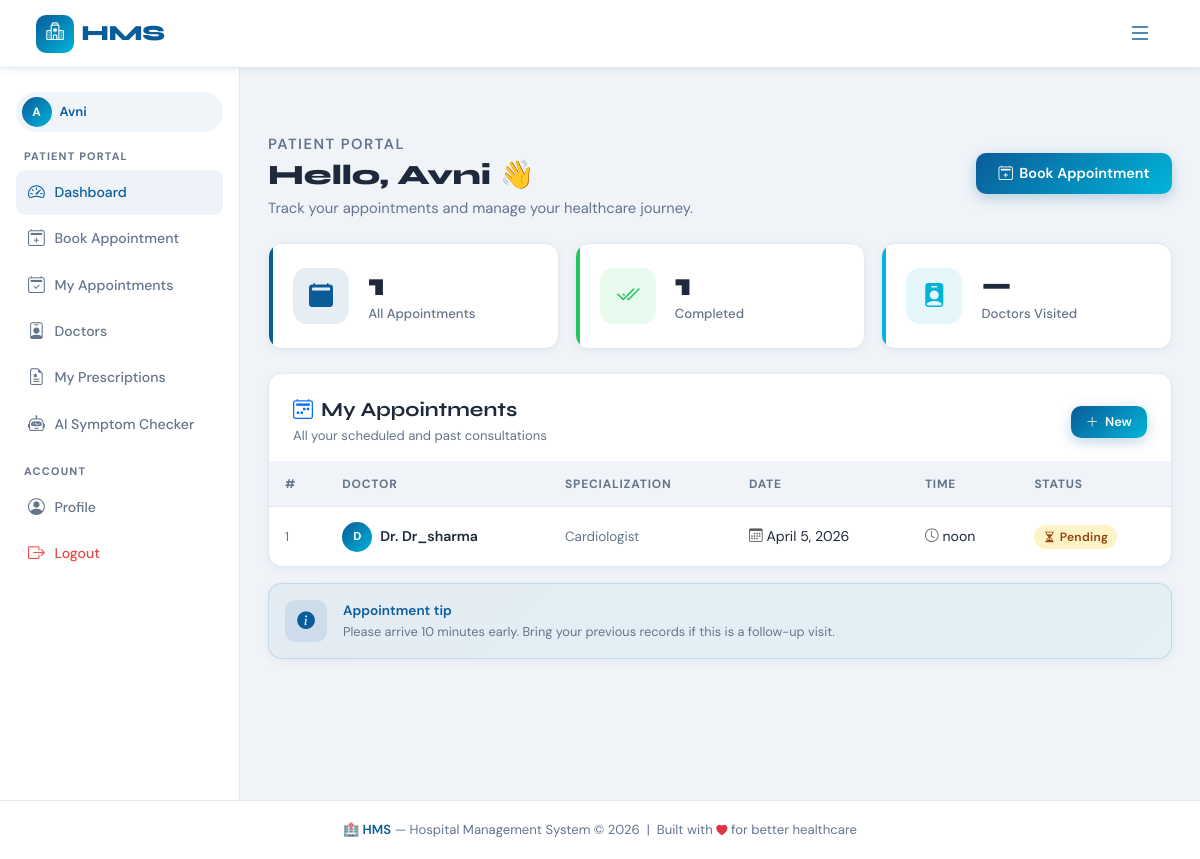
Page / (signed in) on the earlier database version.
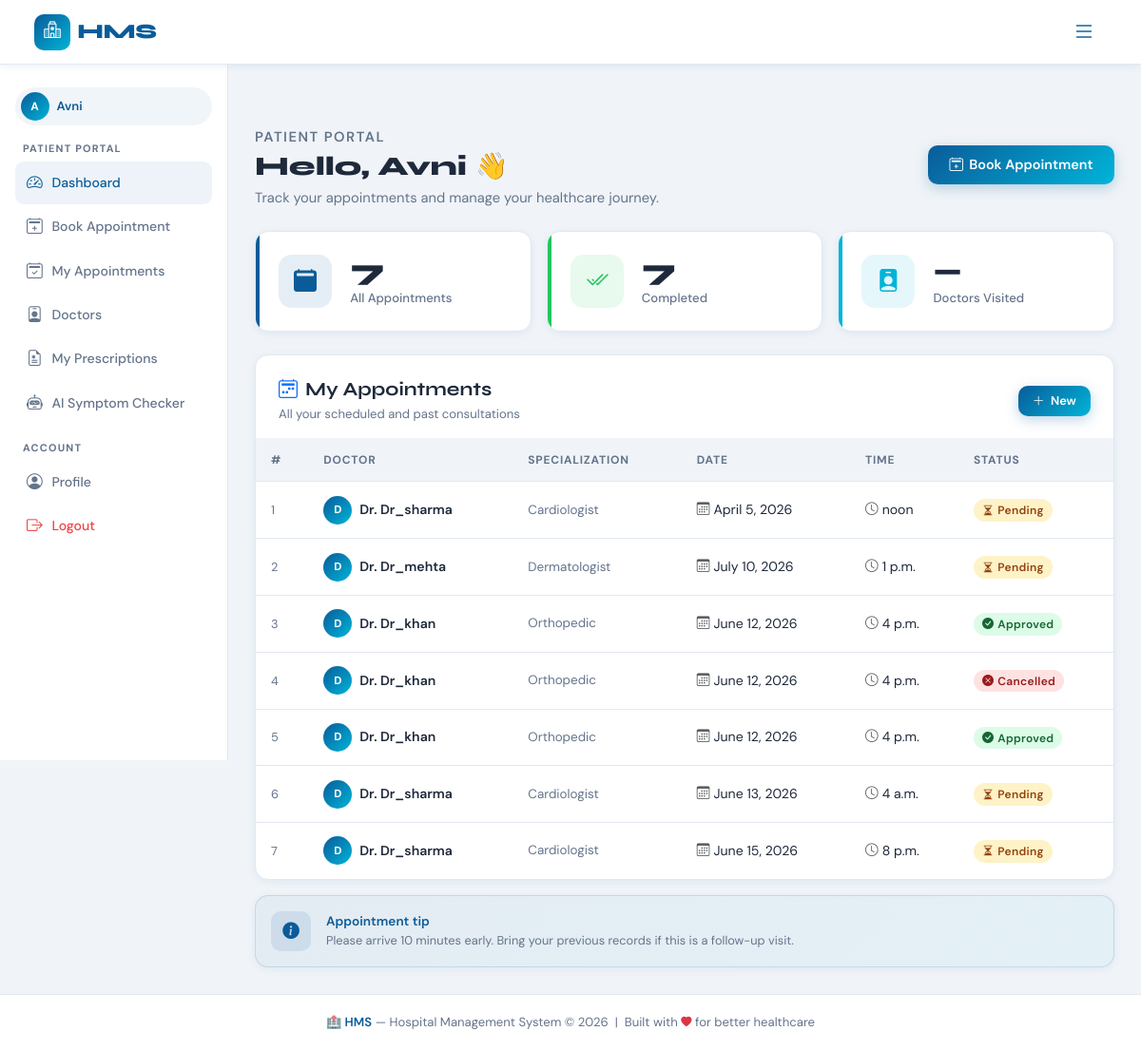
Same page on the later database version.
### appointments/models.py (models this page shows, shortened)
class Appointment(models.Model):
    STATUS_CHOICES = (
        ('Pending', 'Pending'),
        ('Approved', 'Approved'),
        ('Completed', 'Completed'),
        ('Cancelled', 'Cancelled'),
    )
    doctor = models.ForeignKey(Doctor, on_delete=models.CASCADE)
    patient = models.ForeignKey(Patient, on_delete=models.CASCADE)
    date = models.DateField()
    time = models.TimeField()
    status = models.CharField(max_length=20, choices=STATUS_CHOICES, default='Pending')

### doctors/models.py (models this page shows, shortened)
class Doctor(models.Model):
    user = models.OneToOneField(
        User,
        on_delete=models.CASCADE
    )
    specialization = models.CharField(
        max_length=100
    )
    phone = models.CharField(
        max_length=15
    )

### accounts/models.py (models this page shows)
class User(AbstractUser):
    ROLE_CHOICES = (
        ('admin', 'Admin'),
        ('doctor', 'Doctor'),
        ('patient', 'Patient'),
    )
    role = models.CharField(max_length=10, choices=ROLE_CHOICES)

### core/views.py (the view, shortened to what this page needs)
# urls.py: path('', dashboard, name='dashboard'),
@login_required(login_url='login')
def dashboard(request):
    user = request.user
    if user.role == 'admin':
        context = {
            'total_doctors': Doctor.objects.count(),
            'total_patients': Patient.objects.count(),
            'total_appointments': Appointment.objects.count(),
            'appointments': Appointment.objects.all().order_by('-id')[:5],
            'status_items': [
                {
                    'label': 'Database',
                    'value': 'Online',
                    'ok': True
                },
                {
                    'label': 'Booking System',
                    'value': 'Active',
                    'ok': True
                },
                {
                    'label': 'Notifications',
                    'value': 'Pending',
                    'ok': False
                },
            ]
        }
        return render(
            request,
            'dashboards/admin.html',
            context
        )
    elif user.role == 'patient':
        patient = Patient.objects.get(user=user)
        appointments = Appointment.objects.filter(
            patient=patient
        )
        context = {
            'patient': patient,
            'appointments': appointments,
        }
        return render(
            request,
            'dashboards/patient.html',
            context
        )
    return redirect('login')

### templates/dashboards/patient.html (shortened to what the changed rows need)
{% extends 'base.html' %}
{% block content %}
<div class="hms-layout">
  <main class="hms-content">
    <div class="page-header fade-up">
      <div class="d-flex align-items-center justify-content-between flex-wrap gap-2">
        <div>
          <h1>Hello, {{ user.username }} 👋</h1>
        </div>
      </div>
    </div>
    <div class="row g-3 mb-4">
      <div class="col-sm-4 fade-up fade-up-d1">
        <div class="stat-card blue">
          <div>
            <div class="stat-value">{{ appointments|length }}</div>
            <div class="stat-label">All Appointments</div>
          </div>
        </div>
      </div>
      <div class="col-sm-4 fade-up fade-up-d2">
        <div class="stat-card green">
          <div>
            <div class="stat-value">
              {% with approved=0 %}
              {{ appointments|length }}
              {% endwith %}
            </div>
            <div class="stat-label">Completed</div>
          </div>
        </div>
      </div>
    </div>
    <div class="hms-card p-0 overflow-hidden fade-up fade-up-d2">
      <div class="table-responsive">
        <table class="hms-table">
          <thead>
            <tr>
              <th>#</th>
              <th>Doctor</th>
              <th>Specialization</th>
              <th>Date</th>
              <th>Time</th>
              <th>Status</th>
            </tr>
          </thead>
          <tbody>
            {% for appt in appointments %}
            <tr>
              <td style="color:var(--hms-muted);font-size:.8rem">{{ forloop.counter }}</td>
              <td>
                <div class="d-flex align-items-center gap-2">
                  <div class="nav-avatar" style="width:30px;height:30px;font-size:.72rem;background:linear-gradient(135deg,#0A5C99,#00B4D8)">
                    {{ appt.doctor.user.username|first|upper }}
                  </div>
                  <div>
                    <div style="font-weight:600;font-size:.88rem">Dr. {{ appt.doctor.user.username }}</div>
                  </div>
                </div>
              </td>
              <td style="font-size:.84rem;color:var(--hms-muted)">
                {{ appt.doctor.specialization|default:"—" }}
              </td>
              <td>
                <div class="d-flex align-items-center gap-1">
                  <i class="bi bi-calendar3 text-muted" style="font-size:.85rem"></i>
                  <span>{{ appt.date }}</span>
                </div>
              </td>
              <td>
                <div class="d-flex align-items-center gap-1">
                  <i class="bi bi-clock text-muted" style="font-size:.85rem"></i>
                  <span>{{ appt.time }}</span>
                </div>
              </td>
              <td>
                {% if appt.status == 'Approved' %}
                  <span class="hms-badge badge-approved">
                    <i class="bi bi-check-circle-fill me-1"></i>Approved
                  </span>
                {% elif appt.status == 'Pending' %}
                  <span class="hms-badge badge-pending">
                    <i class="bi bi-hourglass-split me-1"></i>Pending
                  </span>
                {% else %}
                  <span class="hms-badge badge-cancelled">
                    <i class="bi bi-x-circle-fill me-1"></i>Cancelled
                  </span>
                {% endif %}
              </td>
            </tr>
            {% endfor %}
          </tbody>
        </table>
      </div>
    </div>
  </main>
</div>
{% endblock %}

Differences in the rows shown:
added Appointment: doctor.user.username|first "D", doctor.user.username "Dr_mehta", doctor.specialization "Dermatologist", date "July 10, 2026", time "1 p.m.", status "Pending" (drawn)
added Appointment: doctor.user.username|first "D", doctor.user.username "Dr_khan", doctor.specialization "Orthopedic", date "June 12, 2026", time "4 p.m.", status "Approved" (drawn)
added Appointment: doctor.user.username|first "D", doctor.user.username "Dr_khan", doctor.specialization "Orthopedic", date "June 12, 2026", time "4 p.m.", status "Cancelled" (drawn)
added Appointment: doctor.user.username|first "D", doctor.user.username "Dr_khan", doctor.specialization "Orthopedic", date "June 12, 2026", time "4 p.m.", status "Approved" (drawn)
added Appointment: doctor.user.username|first "D", doctor.user.username "Dr_sharma", doctor.specialization "Cardiologist", date "June 13, 2026", time "4 a.m.", status "Pending" (drawn)
added Appointment: doctor.user.username|first "D", doctor.user.username "Dr_sharma", doctor.specialization "Cardiologist", date "June 15, 2026", time "8 p.m.", status "Pending" (drawn)
Other differences:
{{ appointments|length }}: "1" → "7"
